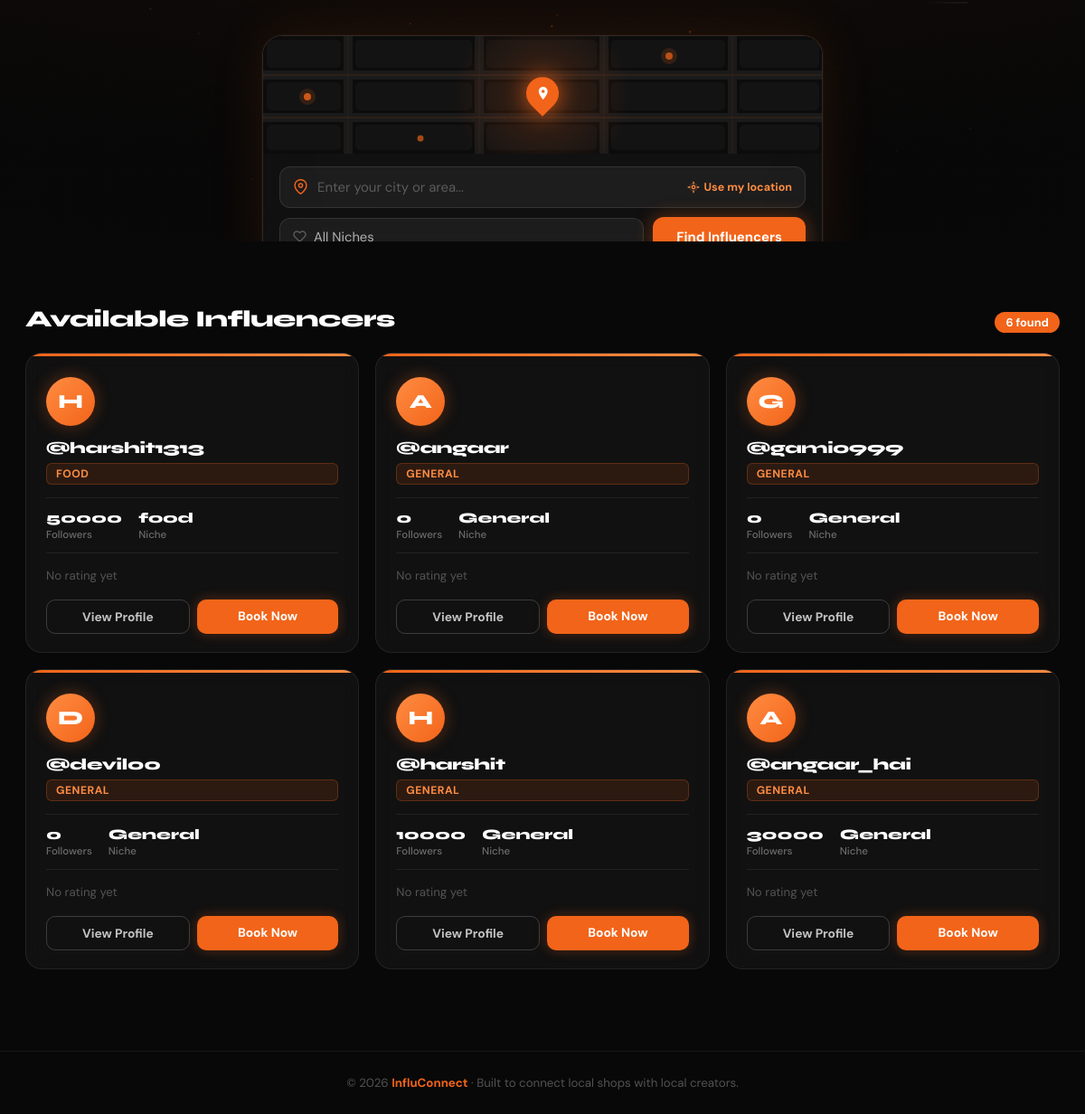
Before: / (lower part) with the older database file.
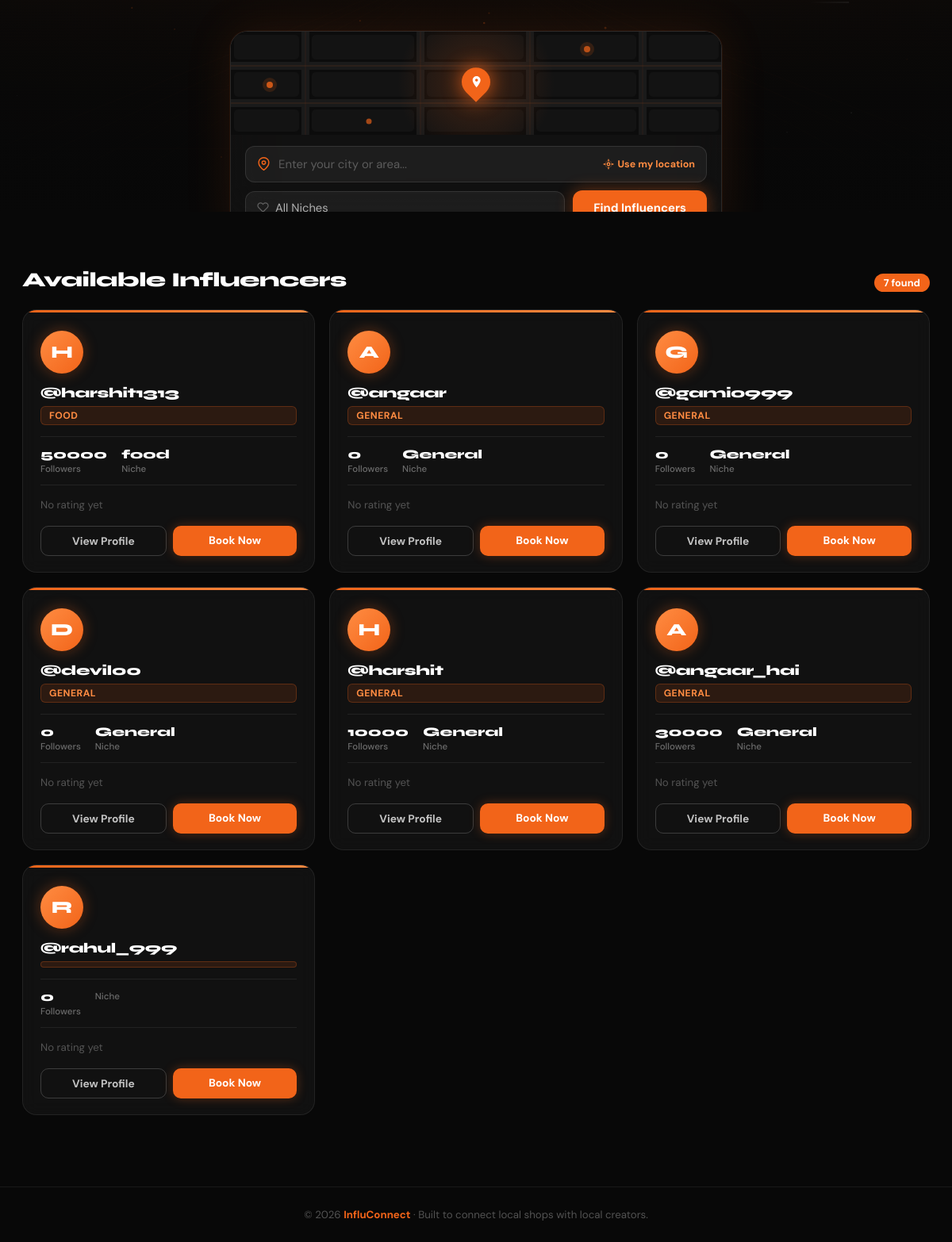
After: the same page with the newer database file.
### influencers/models.py (models this page shows, shortened)
class InfluencerProfile(models.Model):
    user = models.OneToOneField(settings.AUTH_USER_MODEL, on_delete=models.CASCADE)
    phone = models.CharField(max_length=20, blank=True, default='')
    date_of_birth = models.DateField(null=True, blank=True)
    photo = models.ImageField(upload_to='influencer_photos/', blank=True, null=True)
    street = models.CharField(max_length=200, blank=True, default='')
    city = models.CharField(max_length=100, blank=True, default='')
    state = models.CharField(max_length=100, blank=True, default='')
    pincode = models.CharField(max_length=10, blank=True, default='')
    country = models.CharField(max_length=100, blank=True, default='India')
    bio = models.TextField(blank=True, default='')
    category = models.CharField(max_length=100, blank=True, default='')
    location = models.CharField(max_length=100, blank=True, default='')
    price_per_post = models.IntegerField(default=0)
    followers = models.IntegerField(default=0)
    instagram = models.URLField(blank=True, default='')
    youtube = models.URLField(blank=True, default='')
    twitter = models.URLField(blank=True, default='')

### accounts/models.py (models this page shows)
class CustomUser(AbstractUser):
    ROLE_CHOICES = (
        ('influencer', 'Influencer'),
        ('shopkeeper', 'Shopkeeper'),
    )
    role = models.CharField(max_length=20, choices=ROLE_CHOICES, default='')

### home/views.py (the view)
# urls.py: path('', home, name='home'),
def home(request):
    if request.user.is_authenticated:
        if request.user.role == 'shopkeeper':
            return redirect('shopkeepers:shopkeeper_dashboard')
        elif request.user.role == 'influencer':
            return redirect('influencers:dashboard')
    influencers = InfluencerProfile.objects.all()
    category = request.GET.get('category')
    if category:
        influencers = influencers.filter(category=category)
    city = request.GET.get('city')
    if city:
        influencers = influencers.filter(location__icontains=city)
    context = {
        'influencers': influencers
    }
    return render(request, 'home/index.html', context)

### templates/home/index.html (shortened to what this page needs)
<!DOCTYPE html>
<html lang="en">
<head>
</head>
<body>
<section class="hero">
  <canvas id="sceneCanvas"></canvas>
  <div class="hero-inner">
    <div class="map-widget">
      <div class="map-bg">
        <div class="map-pin">
          <svg viewBox="0 0 24 24" fill="white"><path d="M12 2C8.13 2 5 5.13 5 9c0 5.25 7 13 7 13s7-7.75 7-13c0-3.87-3.13-7-7-7zm0 9.5c-1.38 0-2.5-1.12-2.5-2.5s1.12-2.5 2.5-2.5 2.5 1.12 2.5 2.5-1.12 2.5-2.5 2.5z"/></svg>
        </div>
      </div>
      <form method="GET" action="{% url 'home' %}" class="map-controls" id="locationForm">
        <div class="map-city-wrap">
          <svg width="17" height="17" viewBox="0 0 24 24" fill="none" stroke="var(--orange)" stroke-width="2" stroke-linecap="round" stroke-linejoin="round"><path d="M21 10c0 7-9 13-9 13s-9-6-9-13a9 9 0 0 1 18 0z"/><circle cx="12" cy="10" r="3"/></svg>
          <input type="text" name="city" id="cityInput"
                 placeholder="Enter your city or area..."
                 value="{{ request.GET.city }}"
                 class="map-city-input" autocomplete="off"/>
          <button type="button" class="gps-btn" id="gpsBtn" onclick="getGPS()">
            <svg id="gpsIcon" viewBox="0 0 24 24" fill="none" stroke="currentColor" stroke-width="2.2" stroke-linecap="round" stroke-linejoin="round"><circle cx="12" cy="12" r="3"/><path d="M12 2v3M12 19v3M2 12h3M19 12h3"/><circle cx="12" cy="12" r="7" opacity=".25"/></svg>
            <span id="gpsTxt">Use my location</span>
          </button>
        </div>
        <div class="map-bottom-row">
          <div class="map-niche-wrap">
            <svg viewBox="0 0 24 24" fill="none" stroke="rgba(255,255,255,0.3)" stroke-width="2" stroke-linecap="round" stroke-linejoin="round" width="15" height="15"><path d="M20.84 4.61a5.5 5.5 0 0 0-7.78 0L12 5.67l-1.06-1.06a5.5 5.5 0 0 0-7.78 7.78l1.06 1.06L12 21.23l7.78-7.78 1.06-1.06a5.5 5.5 0 0 0 0-7.78z"/></svg>
            <select name="category" class="map-niche-select">
              <option value="">All Niches</option>
            </select>
          </div>
          <button type="submit" class="map-find-btn">Find Influencers</button>
        </div>
      </form>
    </div>
  </div>
</section>
<div class="section-header">
  <h2>Available Influencers</h2>
  <span class="count-badge">{{ influencers|length }} found</span>
</div>
<div class="influencer-grid">
  {% for influencer in influencers %}
  <div class="card">
    <div class="card-avatar">{{ influencer.user.username|first|upper }}</div>
    <div class="card-username"><a href="#">@{{ influencer.user.username }}</a></div>
    <span class="card-category">{{ influencer.category }}</span>
    <div class="card-stats">
      <div class="stat">
        <span class="stat-value">{{ influencer.followers }}</span>
        <span class="stat-label">Followers</span>
      </div>
      <div class="stat">
        <span class="stat-value">{{ influencer.category }}</span>
        <span class="stat-label">Niche</span>
      </div>
    </div>
    <div class="card-rating">
      {% if influencer.rating %}
        <span class="stars">
          {% if influencer.rating >= 1 %}★{% else %}☆{% endif %}
          {% if influencer.rating >= 2 %}★{% else %}☆{% endif %}
          {% if influencer.rating >= 3 %}★{% else %}☆{% endif %}
          {% if influencer.rating >= 4 %}★{% else %}☆{% endif %}
          {% if influencer.rating >= 5 %}★{% else %}☆{% endif %}
        </span>
        <span class="rating-val">{{ influencer.rating }}/5</span>
      {% else %}
        <span class="rating-na">No rating yet</span>
      {% endif %}
    </div>
    <div class="card-actions">
      <a href="{% url 'influencers:influencer_detail' influencer.id %}" class="btn-outline">View Profile</a>
      <a href="{% url 'bookings:create_booking' influencer.id %}" class="btn-fill">Book Now</a>
    </div>
  </div>
  {% empty %}
  <div class="empty-state">
    <div class="empty-icon">🔍</div>
    <h3>No influencers found</h3>
    <p>Try changing your filters or check back later for new creators.</p>
  </div>
  {% endfor %}
</div>
<footer>© 2026 <span>InfluConnect</span> · Built to connect local shops with local creators.</footer>
</body>
</html>

Changed rows visible on the page:
added InfluencerProfile: user.username|first "R", user.username "rahul_999", followers "0"
Other visible differences:
{{ influencers|length }}: "6" → "7"
